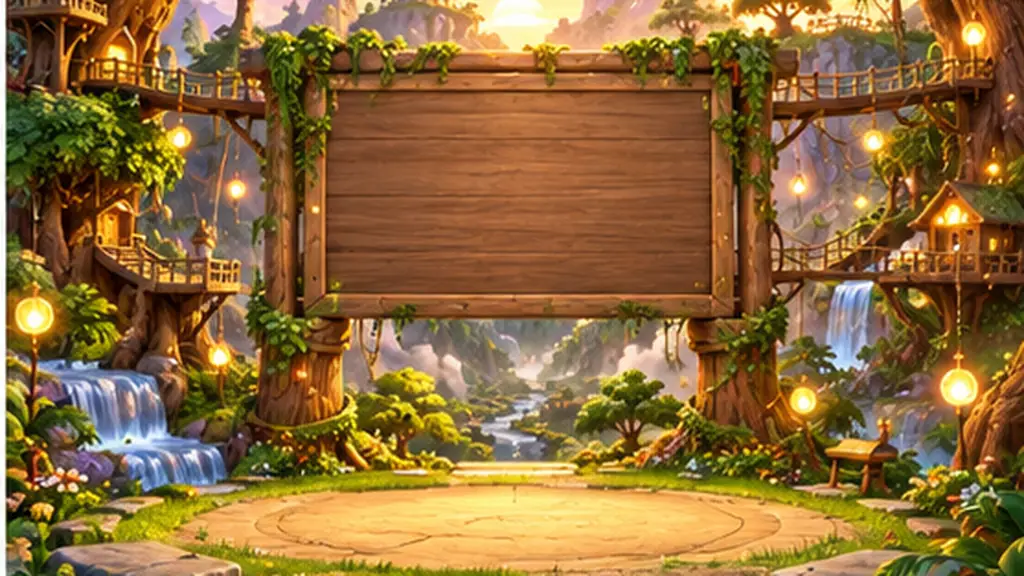
#> input picture tools/math5/assets/funmath_00.webp, 1024 x 576 px
$ python prepare_math5_art.py
#> lines starting #> are read from the running program, lines starting #| are printed output that depends on the picture
"""เตรียมภาพของ 5 เกมคณิต (บันไดงู เรียงลำดับ แนวตั้ง โรมัน นักล่าพลังบวก) จากภาพเดิมที่ดึงจากหน้า Sites (tools/math5/assets)
ย่อเป็น webp รุ่นเบาไว้ที่ tools/games/math5-art/ ไม่เจนภาพใหม่"""
import os, sys
from PIL import Image
sys.stdout.reconfigure(encoding='utf-8')
HERE = os.path.dirname(os.path.abspath(__file__))
SRC = os.path.join(HERE, '..', 'math5', 'assets'); OUT = os.path.join(HERE, 'math5-art'); os.makedirs(OUT, exist_ok=True)
JOBS = {   # ชื่อใหม่: (ไฟล์เดิม, กว้างสูงสุด, คุณภาพ)
    'bg_forest': ('funmath_00.webp', 1280, 72), 'pose_cmdr': ('funmath_01.webp', 420, 85),
    'bg_islands': ('marioplus_00.webp', 1280, 72), 'pose_rocket': ('marioplus_01.webp', 420, 85),
    'bg_forum': ('roman_00.webp', 1280, 70), 'bg_square': ('roman_01.webp', 1280, 70), 'pose_iv': ('roman_02.webp', 420, 85), 'bg_arena': ('roman_03.webp', 1280, 70),
    'bg_numroad': ('sortnumber_00.webp', 1280, 72),
}
tot = 0
for k, (f, mw, q) in JOBS.items():
    im = Image.open(os.path.join(SRC, f)); im = im.convert('RGBA' if k.startswith('pose') else 'RGB')
#> further down, im is the input picture: PIL image 1024x576 RGB; mean R, G, B 141.5, 107.2, 58.9
    if k.startswith('bg_'): im = im.crop((6, 0, im.width - 6, im.height))   # ภาพเดิมมีขอบซ้ายหรือขวาเป็นแถบขาวบาง ตัดทิ้ง (ไม่งั้นตอนเลื่อนต่อกันเห็นเป็นเส้นขาว)
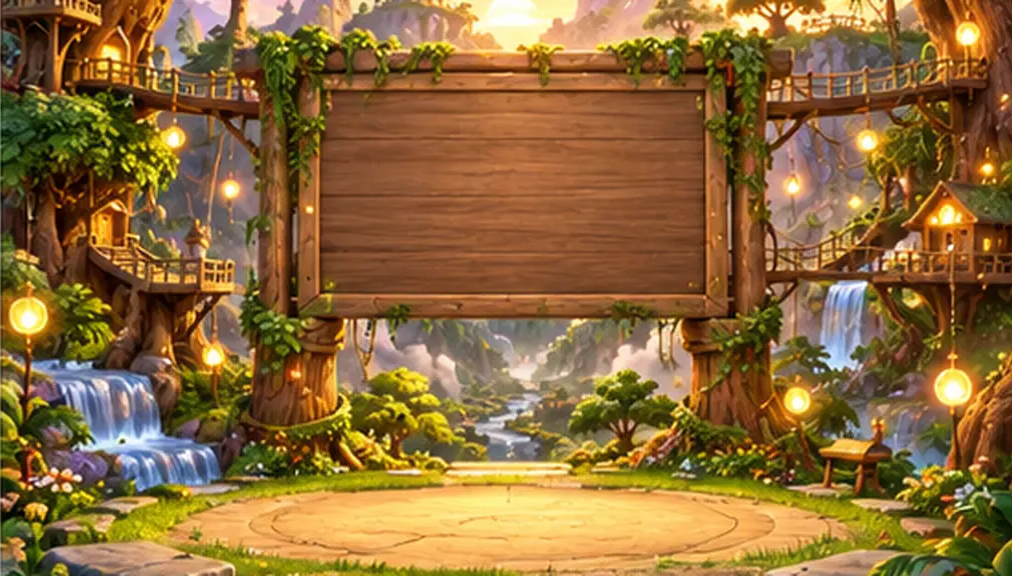
#> im: PIL image 1012x576 RGB; mean R, G, B 141.3, 106.7, 58.1
#> pass 3 of the loop `for k, (f, mw, q) in JOBS.items():`:
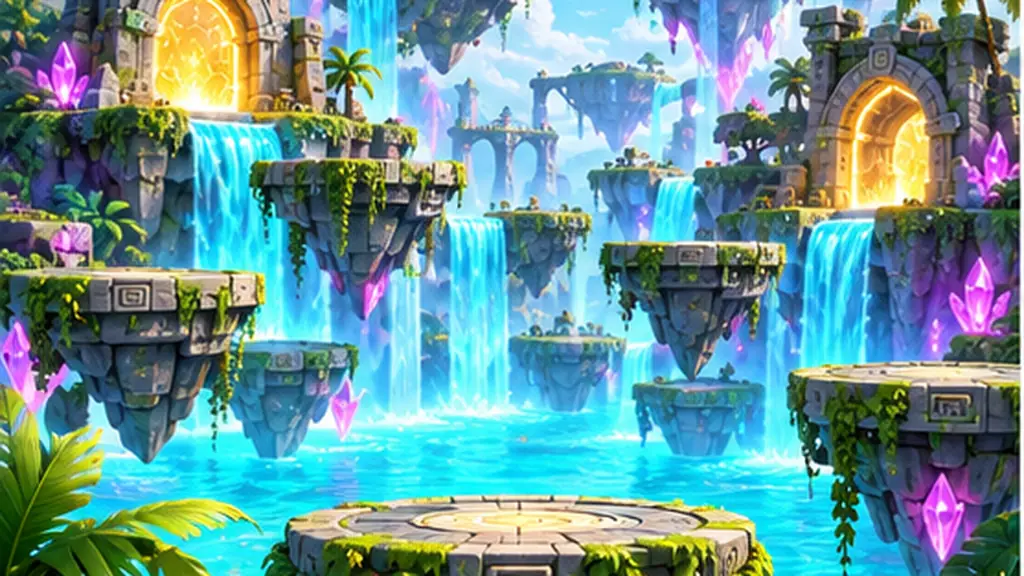
#> input picture tools/math5/assets/marioplus_00.webp, 1024 x 576 px
#> im is the input picture: PIL image 1024x576 RGB; mean R, G, B 104.6, 151.1, 154.3
#> `if k.startswith('bg_'): im = im.crop((6, 0, im.width - 6, im.height))`:
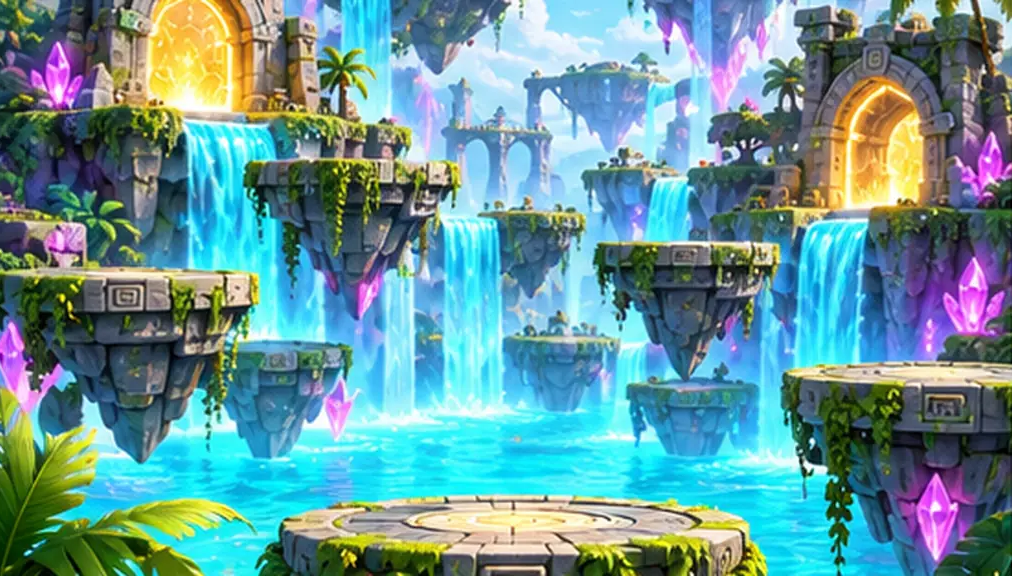
#> im: PIL image 1012x576 RGB; mean R, G, B 104.3, 151.2, 154.5
#> (the run stopped early here; a loop or call above may not have finished)
